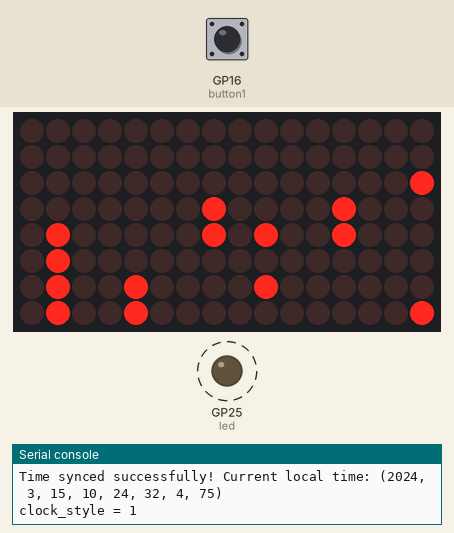
Recording of a program running on a simulated Raspberry Pi Pico running MicroPython. Shown: 16×8 LED matrix, output pins drawn as LEDs (lit = HIGH), the last lines printed to the serial console. Dashed ring = blinking. The inputs (shaded band) are chosen by the test bench; at power-on: GP16 (button1) HIGH. WiFi joins after 1.5 s; the clock reads 2024-03-15 10:24:30 at power-on unless the program sets it; files the program writes start out absent; requests to the public web service named in the program get a made-up reply in its usual format after 0.4 s (London, UTC, broken clouds, 64 % humidity, 1013 hPa unless stated); files that are not in the repository are absent; library files of the repository ran but are not shown: max7219.py; pins used as bus, display or sensor lines are not drawn.

Above: at 3.6 s.
3.7 s: GP16 (button1) pulled LOW for 0.15 s
At 5.2 s:
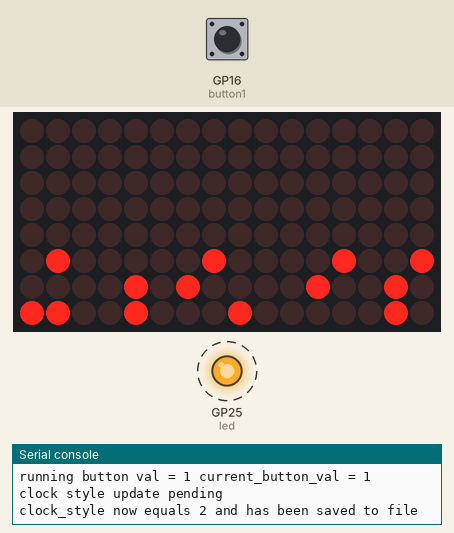
6.8 s: GP16 (button1) pulled LOW for 1 s
At 9.1 s:
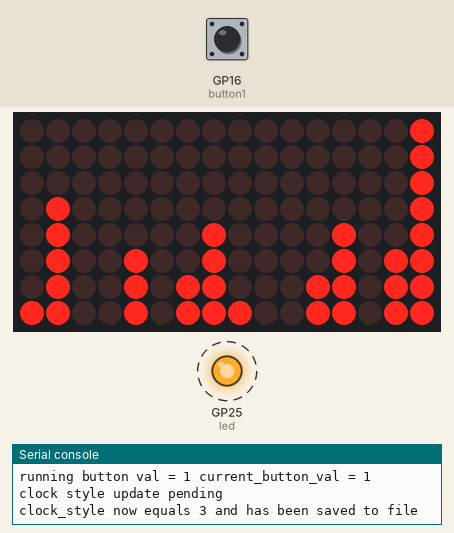
10.8 s: GP16 (button1) pulled LOW for 0.15 s
At 13.3 s:
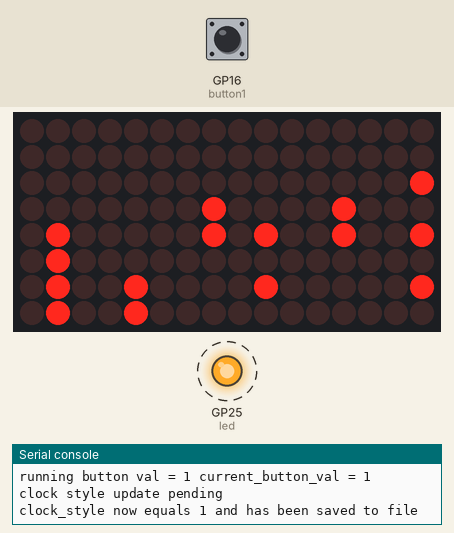
13.9 s: GP16 (button1) pulled LOW for 3.2 s
At 18.9 s:
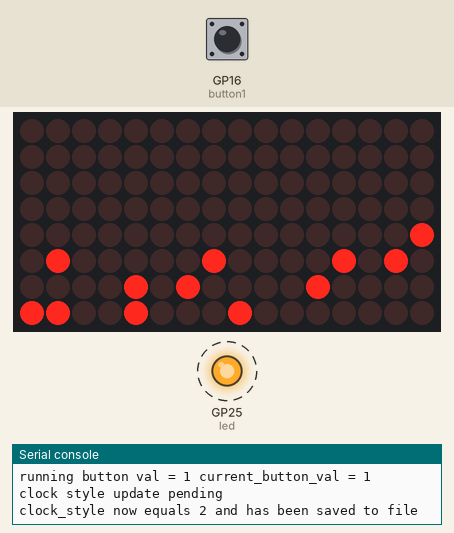
20.0 s: GP16 (button1) pulled LOW for 0.15 s
At 21.3 s:
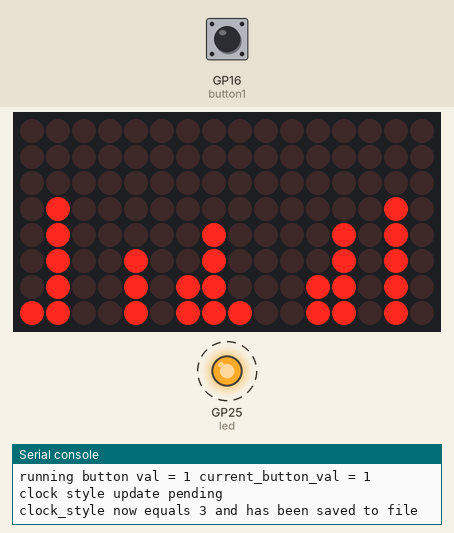
23.1 s: GP16 (button1) pulled LOW for 0.15 s
At 25.3 s:
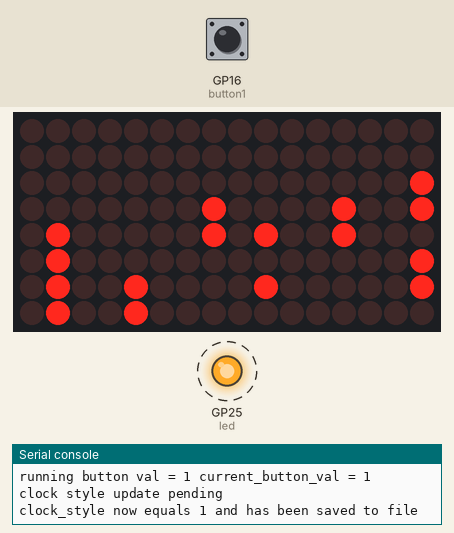
Timing chart, 0 to 30.0 s (numbered marks = the images above; inputs shaded):
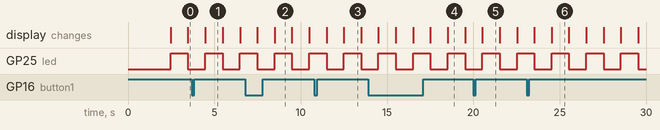

The program:

main.py
```python
"""
Copyright (c) 2022 Gary Sims

07/21/2024
Expanded by Casey Clewell to support two 8x8 matrixes, one for H,Min,S, and one for Y, Mth, D.
Also added support for a toggle button to select between the three clock style types (binary,
bcd, length), and the ability to save the last selection persistently.

MIT License
SPDX-License-Identifier: MIT
"""

import max7219
from time import sleep
from machine import RTC
import network
import time
from machine import Pin, RTC, SPI
import urequests
import ntptime


clock_style = 1 # 1 = 3 col, 2 = 6 col BDC, 3 = length style
clock_style_update_pending = False
last_button_val = 0
light_sleep = False
wake_time = 30 # seconds
wake_counter = 0


def binary_at(disp, b, x):
    y = 7
    while y > 1:
        bit = b & 0x01
        if bit == 1:
            disp.pixel(x, y, 1)
        y = y - 1
        b = b >> 1

def bcd_at(disp, b, x):
    d1 = b // 10
    d2 = b % 10
    #print(b, d1, d2)
    binary_at(display, d1, x)
    binary_at(display, d2, x+1)

def len_at(disp, b, x):
    d1 = b // 10
    d2 = b % 10

    disp.vline(x, 8-d1, d1, 1)
    if d2==9:
        disp.pixel(x,0,1)
    disp.vline(x+1, 8-d2, d2, 1)

def sync_time_with_worldtimeapi_org(rtc, blocking=True):
    # setup network connection
    wlan = network.WLAN(network.STA_IF)
    wlan.active(True)
    # Enter your WIFI SSID and PW here
    wlan.connect('casvic', 'SfGvHlM2010Z98V69C68')

    # Wait for connection with timeout
    max_wait = 20
    while max_wait > 0 and not wlan.isconnected():
        status = wlan.status()
        print("Waiting for connection... status =", status)
        if status < 0: # Connection failed or config error
            break
        time.sleep(1)
        max_wait -= 1

    if not wlan.isconnected():
        print("Wi-Fi connection failed! Status:", wlan.status())
        print("Please verify your Wi-Fi SSID and password in main.py.")
        return

    print("Wi-Fi connected! IP config:", wlan.ifconfig())


    # 1. Fetch timezone offset from ip-api.com (uses plain HTTP, no SSL)
    offset = -7 * 3600  # Default fallback timezone offset (e.g. UTC-7)
    try:
        print("Fetching timezone offset from ip-api.com...")
        response = urequests.get("http://ip-api.com/json/?fields=status,offset")
        data = response.json()
        if data.get("status") == "success":
            offset = data.get("offset", offset)
            print("Successfully detected timezone offset:", offset, "seconds")
        else:
            print("Failed to auto-detect timezone offset, using fallback:", offset)
        response.close()
    except Exception as e:
        print("Could not auto-detect timezone offset:", e, "using fallback:", offset)

    # 2. Sync UTC time using NTP
    ntp_synced = False
    while True:
        try:
            print("Synchronizing time via NTP...")
            ntptime.settime()
            ntp_synced = True
            break
        except Exception as e:
            print("NTP sync failed:", e)
            if blocking:
                time.sleep(5)
                continue
            else:
                break

    if ntp_synced:
        # Calculate local time
        local_time = time.time() + offset
        tm = time.localtime(local_time)
        rtc.datetime((tm[0], tm[1], tm[2], tm[6], tm[3], tm[4], tm[5], 0))
        print("Time synced successfully! Current local time:", time.localtime())
    else:
        print("NTP synchronization failed, RTC not updated.")

    # shutdown network connection.
    wlan.disconnect
    wlan.active(False)

def button_transition_detected(pin):
    global last_button_val
    #debounce logic. Make sure the button value change is real
    current_button_val = pin.value()
    counter_ms = 0;
    while (counter_ms < 20 and pin.value() == current_button_val):
        print("running button val = " + str(pin.value()) + " current_button_val = " + str(current_button_val))
        counter_ms += 1
        time.sleep_ms(1)

    if counter_ms >= 20:
        # We only trigger an update when the button value
        # transitions from 0 to 1
        if current_button_val == 1:
            if last_button_val == 0:
                last_button_val = 1
                return True
        else:
            if last_button_val == 1:
                last_button_val = 0
    return False

# Interrupt handler for the button press
def button_press_handler(pin):
    global clock_style, clock_style_update_pending, last_button_val, light_sleep, wake_counter, skip_next
    if not light_sleep:
        # only take action if an update is not pending
        if not clock_style_update_pending:
            if button_transition_detected(pin):
                # update the clock style
                clock_style += 1
                if clock_style > 3:
                    clock_style = 1
                clock_style_update_pending = True
                print('clock style update pending')
    else:
        light_sleep = False
        wake_counter = 0
        print("Awake")


led = Pin("LED", Pin.OUT)
led.off()

#Matrix init (8x8 * 2)
spi = SPI(0,sck=Pin(2),mosi=Pin(3))
cs = Pin(5, Pin.OUT)
display = max7219.Matrix8x8(spi, cs, 2)
display.brightness(0)
display.fill(0)
display.show()

# led.on()

machine.freq(70000000)
print('machine.freq = ' + str(machine.freq()))

rtc = RTC()
sync_time_with_worldtimeapi_org(rtc)

#init clock style
try:
    conf_file = open("bin_clock.ini", 'r')
    file_content = conf_file.read()
    #the only thing in the file is the last selected clock style
    clock_style = int(file_content)
    conf_file.close()
except:
    conf_file = open("bin_clock.ini", 'w')
    conf_file.write(str(clock_style))
    conf_file.close()
print("clock_style = " + str(clock_style))


force_sync_counter = 0
# set up button interrupt handlers
button1 = Pin(16, Pin.IN, Pin.PULL_UP)
button1.irq(trigger=Pin.IRQ_RISING | Pin.IRQ_FALLING,handler=button_press_handler)

# led_count = 0
# while led_count < 4:
#     led.toggle()
#     sleep(1)
#     led_count = led_count + 1

while True:
    if not light_sleep:
        # print("button1.value() = " + str(button1.value()))
        # check for button activity
        if clock_style_update_pending:
            try:
                # save the new clock style selection to file
                conf_file = open("bin_clock.ini", 'w')
                conf_file.write(str(clock_style))
                conf_file.close()
                print("clock_style now equals " + str(clock_style) + " and has been saved to file")
            except:
                print("Error saving clock_style to file")
            clock_style_update_pending = False

        led.toggle()

        # get the current time from the real time clock
        Y, MTH, D, W, H, M, S, SS = rtc.datetime()
        # subtract 2000 from the year to get a 2 digit year
        Y = Y - 2000
        #print(Y, MTH, D, H, M, S)

        display.fill(0)

        if clock_style == 1:
            binary_at(display, H, 9)
            binary_at(display, M, 12)
            binary_at(display, S, 15)
            binary_at(display, D, 1)
            binary_at(display, MTH, 4)
            binary_at(display, Y, 7)
        elif clock_style == 2:
            bcd_at(display, H, 8)
            bcd_at(display, M, 11)
            bcd_at(display, S, 14)
            bcd_at(display, D, 0)
            bcd_at(display, MTH, 3)
            bcd_at(display, Y, 6)
        else:
            len_at(display, H, 8)
            len_at(display, M, 11)
            len_at(display, S, 14)
            len_at(display, D, 0)
            len_at(display, MTH, 3)
            len_at(display, Y, 6)

        display.show()

        if force_sync_counter > 85000: # A little less than a day
            force_sync_counter = 0
            sync_time_with_worldtimeapi_org(rtc, blocking=False)

        force_sync_counter = force_sync_counter + 1
        wake_counter = wake_counter + 1
        if wake_counter >= wake_time:
            # go into light sleep mode here
            display.fill(0)
            display.show()
            led.off()
            light_sleep = True
            print("Sleep")
    sleep(1)
```

Measured:
- after the input at 3.7 s, the display: changes after 0.78 s (image 1)
- after the input at 6.8 s, the display: first differs from a run without the input after 1.7 s (image 2)
- after the input at 10.8 s, the display: first changes after 0.70 s (image 3 shows a later state)
- after the input at 13.9 s, the display: first differs from a run without the input after 3.6 s (image 4 shows a later state)
- after the input at 20.0 s, the display: changes after 0.53 s (image 5)
- after the input at 23.1 s, the display: first changes after 0.43 s (image 6 shows a later state)
- by itself, GP25 (led): alternates HIGH for 1.0 s and LOW for 1.0 s
